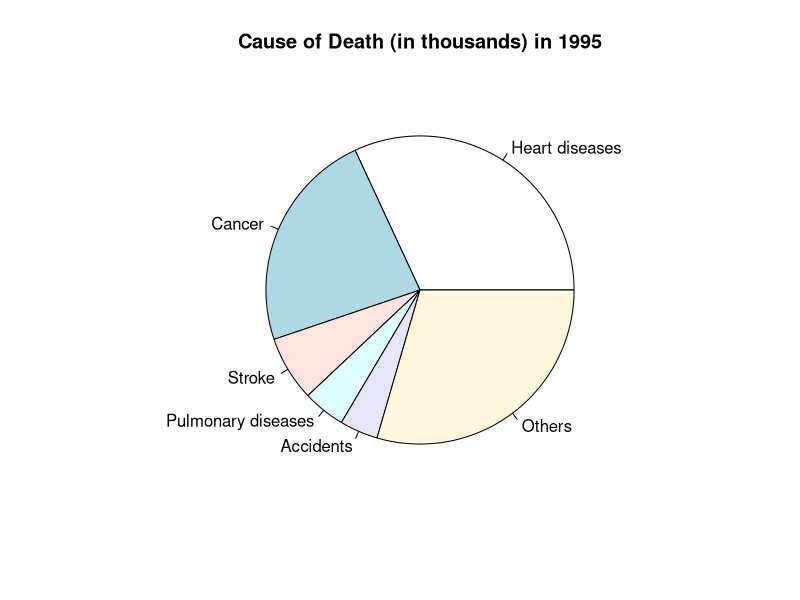

The R source for this figure:
#Lab 4
#a. Construct a pie chart to display the following data

x <- c(738,538,158,103,93,682)
names <- c("Heart diseases", "Cancer", "Stroke", "Pulmonary diseases", 
          "Accidents", "Others")
pie(x, labels = names, main="Cause of Death (in thousands) in 1995")

#--------------------------------------------------------------------
#Worksheet 4
#a) Using the matrix function, construct a 4X3 matrix m, containing 
# the elements 1 -12. Fill the matrix by column
elm <- c(1:12)
nw_mtrx <- matrix(elm, nrow=4, ncol=3,
                  byrow=TRUE)
nw_mtrx

#b) Add row names to a,b,c,d. and column names x-z to matrix
rnames <- c("a","b","c","d")
cnames <- c("x","y","z")
nw_mtrx <- matrix(elm, nrow=4, ncol=3,
                  byrow=TRUE, dimnames=list(rnames,cnames))
nw_mtrx

#c) Extract the elements in column one. COMMA BEFORE #
nw_mtrx[,1]

#d) Extract the element in row 3, column 1
nw_mtrx1 <- nw_mtrx["c", "x"]
print(nw_mtrx)
print(nw_mtrx1)

#--------------------------------------------------------------------
#Problem 2
a <- c(1,2,3)
b <- c(6,7,8)

#Write one line of code to generate the following result
nw_mthd <- cbind(a,b)
nw_mthd

#Check if its a matrix
is.matrix(nw_mthd)
#--------------------------------------------------------------------
#Problem 3
#Write an R program to create and print an empty 2x3 matrix
mat <- matrix(NA, nrow=2, ncol=3)
mat
matrix(nrow=2, ncol=3)


#--------------------------------------------------------------------
#Problem 4
#Write code to create an array of two 3x3 matricies, each with 3 
#rows and columns
v1 <- c(1,3,4,5)
v2 <- c(10,11,12,13,14,15)
arr <- array(c(v1,v2), dim = c(3,3,2))
arr

#--------------------------------------------------------------------
#Question 5
#Create numeric vector containg elements, find highest and lowest values
v <- c(10, 20, 30, 20, 20, 25, 9, 26)
max(v)
min(v)

#--------------------------------------------------------------------
#Question 6
#Create a list, write code to replace [4] with "ILP 1203"
nw_lst <- list("PSTAT 10", 2024, 300, "ILP 1202")
nw_lst

#Replacing elements
nw_lst[[4]] <- "ILP 1203"
nw_lst



